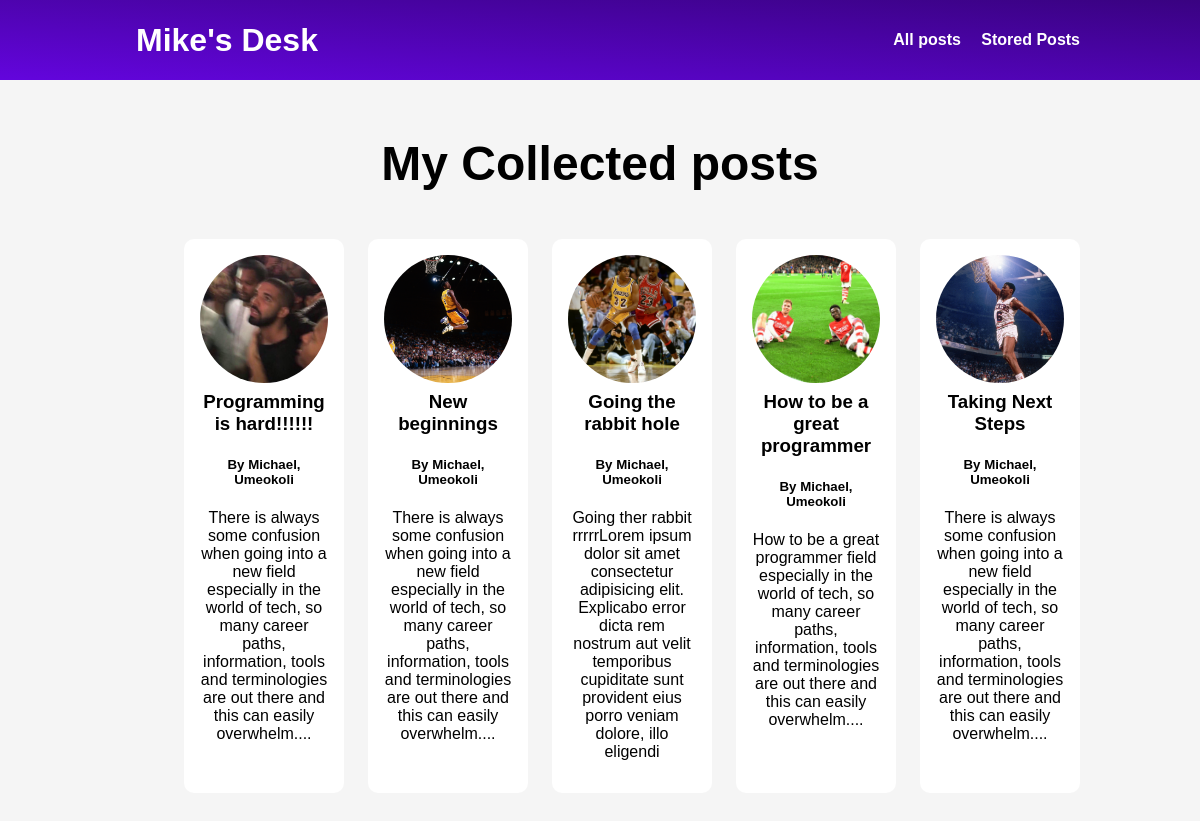
The page /posts on the database its author committed.
### blog/models.py (models this page shows, shortened)
class Post(models.Model):
    Title = models.CharField(max_length=100)
    Excerpt = models.CharField(max_length=200)
    image = models.ImageField(upload_to = "posts", null=True)
    Date= models.DateField(auto_now=True)
    slug= models.SlugField(unique=True,  db_index=True)
    Content = models.TextField(validators=[MinLengthValidator(10)])
    author = models.ForeignKey(Author, on_delete=models.SET_NULL,null=True, related_name="posts")
    tags= models.ManyToManyField(Tag)

class Author (models.Model):
    First_name = models.CharField(max_length=100)
    Last_name = models.CharField(max_length=100)
    Email = models.EmailField(max_length = 250)
    def __str__(self):
        return f"{self.First_name}, {self.Last_name}"

### blog/views.py (the view)
# urls.py: path('posts',AllPosts.as_view(), name="posts-page" ),
class AllPosts(ListView):
    template_name = "blog/all-posts.html"
    model = Post
    ordering = ["-Date"]
    context_object_name = "all_posts"

### blog/templates/blog/all-posts.html (shortened to what this page needs)
{% extends 'base.html' %}
{% load static %}
{% block css_files %}
<link rel="stylesheet" href="{% static 'blog/all-posts.css' %}">
<link rel="stylesheet" href="{% static 'blog/post.css' %}" />
{% endblock css_files %}
{% block content %}
<section id="all-posts">
<h2>My Collected posts</h2>
<ul>
    {% for post  in all_posts  %}
    {% include 'blog/includes/post.html' %}
   {% endfor %}
</ul>
</section>
{% endblock content %}

### blog/templates/blog/includes/post.html
<li>
  <article class="post">
    <a href="{% url 'post-detail-page' post.slug %}">
      <img src="{{ post.image.url }}" alt="{{post.title}}"/>
      <div class="post__content">
        <h3>{{post.Title}}</h3>
        <h5>By {{post.author}}</h5>
        <p>{{post.Excerpt}}</p>
      </div>
    </a>
  </article>
</li>

### static/style.css (style rules this page uses)
* { box-sizing: border-box; }
html { font-family: 'Trebuchet MS', 'Lucida Sans Unicode', 'Lucida Grande', 'Lucida Sans', Arial, sans-serif; }
body { margin: 0; }
h1, h2, h3 { font-weight: bold; }

### blog/static/blog/all-posts.css (style rules this page uses)
#all-posts { background-color: whitesmoke; padding: 6rem 12%; }
#all-posts h2 { color: black; text-align: center; font-size: 3em; }
li { list-style: none; background-color: white; border-radius: 10px; }
ul { display: flex; gap: 1.5em; margin: 3em 0; }

### blog/static/blog/post.css (style rules this page uses)
.post { display: flex; flex-direction: column; align-items: center; text-align: center; }
.post a { text-decoration: none; color: black; transition: all 0.2s ease; padding: 1rem; }
.post img { width: 8rem; height: 8rem; object-fit: cover; border-radius: 50%; }
.post h3 { margin: 0.25rem 0; }

### rows shown on the page
Post: image (picture), Title "Programming is hard!!!!!!", author "Michael, Umeokoli", Excerpt "There is always some confusion when going into a new field especially in the world of tech, so many career paths, information, tools and terminologies are out there and this can easily overwhelm...."
Post: image (picture), Title "New beginnings", author "Michael, Umeokoli", Excerpt "There is always some confusion when going into a new field especially in the world of tech, so many career paths, information, tools and terminologies are out there and this can easily overwhelm...."
Post: image (picture), Title "Going the rabbit hole", author "Michael, Umeokoli", Excerpt "Going ther rabbit rrrrrLorem ipsum dolor sit amet consectetur adipisicing elit. Explicabo error dicta rem nostrum aut velit temporibus cupiditate sunt provident eius porro veniam dolore, illo eligendi"
Post: image (picture), Title "How to be a great programmer", author "Michael, Umeokoli", Excerpt "How to be a great programmer field especially in the world of tech, so many career paths, information, tools and terminologies are out there and this can easily overwhelm...."
Post: image (picture), Title "Taking Next Steps", author "Michael, Umeokoli", Excerpt "There is always some confusion when going into a new field especially in the world of tech, so many career paths, information, tools and terminologies are out there and this can easily overwhelm...."
